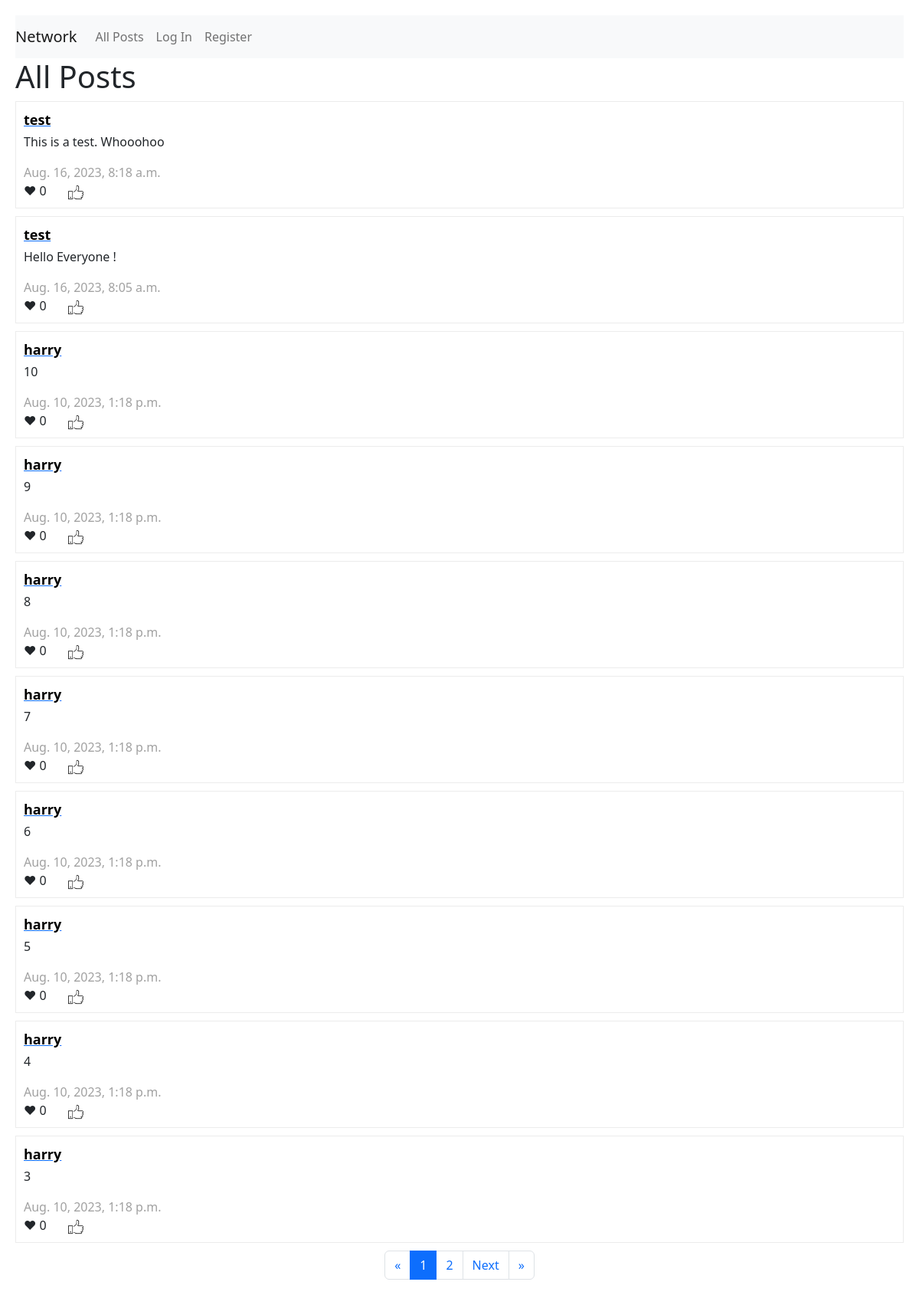
The app's page /, older data.
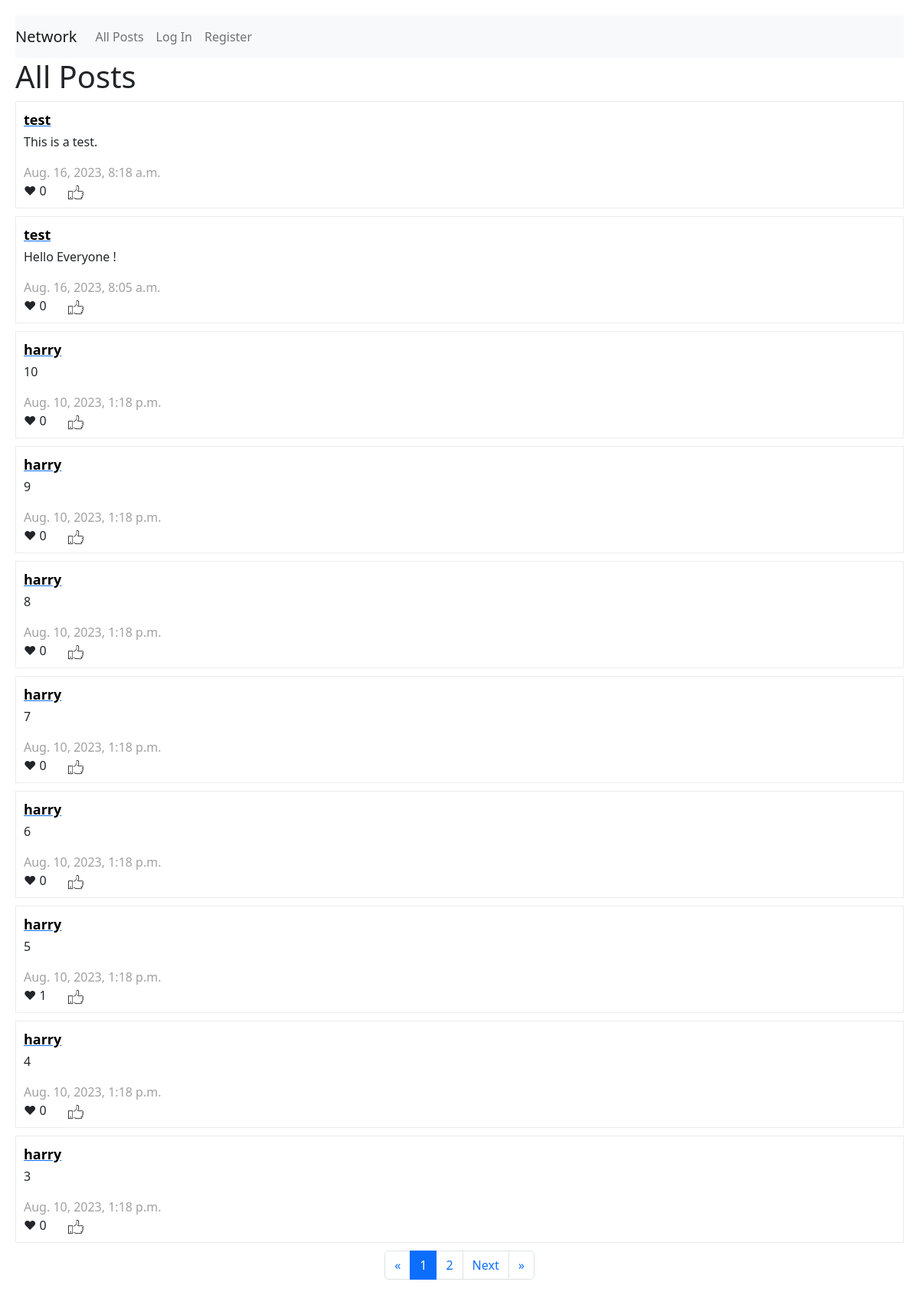
The same page, newer data.
### network/models.py (models this page shows, shortened)
class Post(models.Model):
    user = models.ForeignKey(User, on_delete=models.CASCADE, related_name="posts")
    text = models.CharField(max_length=500)
    timestamp = models.DateTimeField(auto_now_add=True)

class User(AbstractUser):
    pass

### network/views.py (the view)
# urls.py: path("", views.index, name="index"),
def index(request):
    posts = Post.objects.all().order_by("-timestamp").all()
    post_liked  = []
    for post in posts:
        if request.user.is_authenticated:
            user_likes = Like.objects.filter(liker = request.user).values_list("post_id", flat=True)
            post_liked = list(user_likes)
    paginator = Paginator(posts, 10)
    page_number = request.GET.get('page')
    page_obj = paginator.get_page(page_number)
    return render(request, "network/index.html", {
        "form": PostForm,
        "page_obj" : page_obj,
        "post_liked" : post_liked,
    })

### network/templates/network/index.html (shortened to what this page needs)
{% extends "network/layout.html" %}
{% load static %}
{% block body %}
<h1>All Posts</h1>
        <div id = view-posts>
            {% for post in page_obj %}
            <div id = post-details>
                <a href="{% url 'view_profile' post.user.id %}"><div class="username">{{ post.user.username}}</div></a>
                <div class="text" id="text{{post.id}}">{{ post.text|linebreaks}}</div>
                <div class="timestamp">{{ post.timestamp}}</div>
                <div class="likes">&#10084;
                    <div id="like_count{{post.id}}" class="d-inline">
                        {{ post.likes.count }}
                    </div>
                    {% if request.user != post.user %}
                        {% if post.id in post_liked %}
                            <p class="d-inline px-4" id="like{{post.id}}" onclick="updateLikes({{post.id}},{{post_likes}})">
                                <img src="{% static '/images/thumbs-down.png' %}" class="thumbs">
                            </p>
                        {% else %}
                            <p class="d-inline px-4" id="like{{post.id}}" onclick="updateLikes({{post.id}},{{post_likes}})">
                                <img src="{% static '/images/thumbs-up.png' %}" class="thumbs">
                            </p>
                        {% endif %}
                    {% endif %}
                </div>
            </div>
            {% endfor %}
        {% include "network/pagination.html" %}
    </div>
{% endblock %}

Row changes from the older to the newer data that the page shows:
changed Post: text "This is a test. Whooohoo" → "This is a test."
computed for Post (number 8 of 10 on the later page): likes.count "0" → "1"
